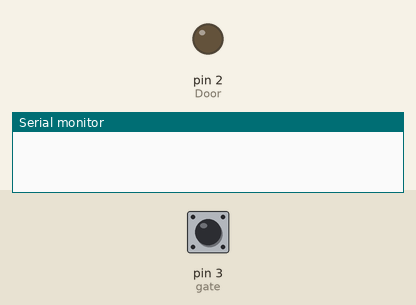
Bench run of a sketch on a simulated Arduino Uno, built with avr-gcc and run on an emulated ATmega328P. Parts: output pins drawn as LEDs (lit = HIGH), the last lines printed to the serial monitor. Dashed ring = blinking. The test bench sets the inputs (shaded band); at power-on: pin 3 (gate) HIGH.

Above: at 1.2 s.
1.3 s: pin 3 (gate) pulled LOW for 0.15 s
At 2.9 s:
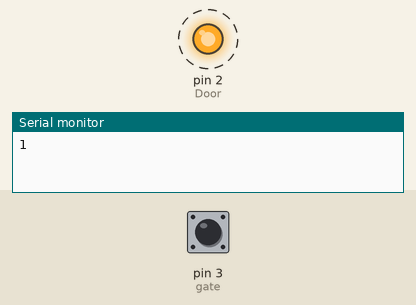
Timing chart, 0 to 9.6 s (numbered marks = the images above; inputs shaded):
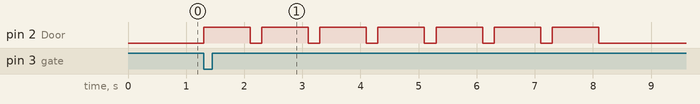

Measured:
- after the input at 1.3 s, pin 2 (Door): alternates HIGH for 0.80 s and LOW for 0.20 s, 14 changes in all, then stays LOW, starting at once

The sketch:

2.ino
```cpp
int Door=2;
int value;
int gate=3;
void setup ()
{
  Serial.begin(9600);
  pinMode(Door,OUTPUT);
   pinMode(gate,INPUT_PULLUP);
  digitalWrite(Door,LOW);
}
void loop () {

value = digitalRead(gate);

if (value == LOW)
{
  digitalWrite(Door,HIGH);
  delay(800);
 Serial.write('1');
  digitalWrite(Door,LOW);
  delay(200);
   digitalWrite(Door,HIGH);
  delay(800);
  //Serial.write('1234567890');
  digitalWrite(Door,LOW);
  delay(200);
   digitalWrite(Door,HIGH);
   //Serial.write("1234567890");
  delay(800);
  digitalWrite(Door,LOW);
  delay(200);
   digitalWrite(Door,HIGH);
  delay(800);
 // Serial.println("1234567890?");
  digitalWrite(Door,LOW);
  delay(200);
   digitalWrite(Door,HIGH);
  delay(800);
  digitalWrite(Door,LOW);
  delay(200);
   digitalWrite(Door,HIGH);
  delay(800);
  digitalWrite(Door,LOW);
  delay(200);
   digitalWrite(Door,HIGH);
  delay(800);
  digitalWrite(Door,LOW);
  delay(200);
  }
else if (value == '0') {digitalWrite(Door,LOW);}
}
```
